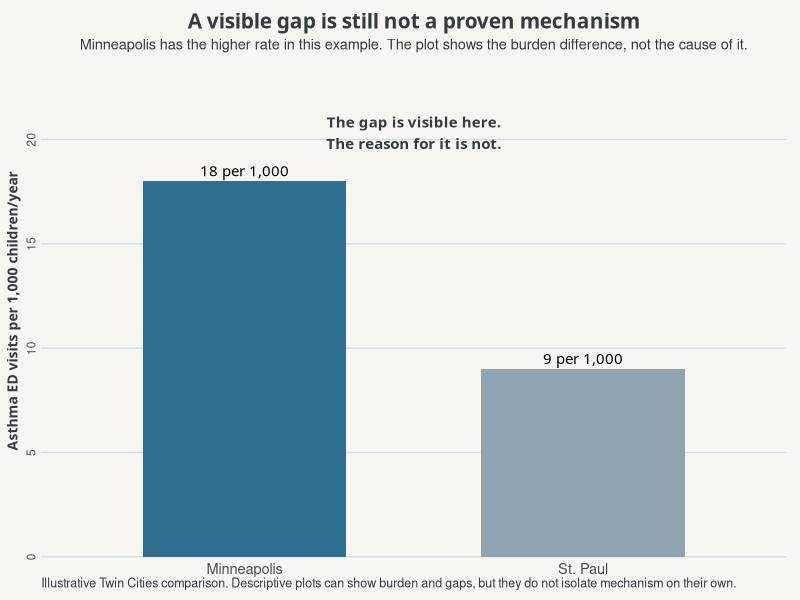

Generate this figure with R:
## ---- chunk 1
#| classes: bare-plot
#| echo: false
#| warning: false
#| message: false
#| fig-width: 10.2
#| fig-height: 5.2
#| out-width: "100%"
#| fig-align: center

library(ggplot2)
library(tibble)

COL_BG     <- "#f7f6f3"
COL_BAR_A  <- "#8FA3B0"
COL_BAR_B  <- "#2f6f8f"
COL_TEXT   <- "#343A40"
COL_GRID   <- "#cfdceb"

Plot_theme <- function(
  base_family = "Avenir Next",
  heading_family = "Trebuchet MS",
  base_size = 12
) {
  theme_minimal(base_size = base_size, base_family = base_family) %+replace% theme(
    plot.background  = element_rect(fill = COL_BG, color = NA),
    panel.background = element_rect(fill = COL_BG, color = NA),
    text = element_text(color = COL_TEXT),
    panel.grid.major.y = element_line(color = COL_GRID, linewidth = 0.45),
    panel.grid.major.x = element_blank(),
    panel.grid.minor = element_blank(),
    axis.line = element_blank(),
    axis.ticks = element_blank(),
    axis.text.x = element_text(size = 10.5),
    axis.text.y = element_text(size = 8.5, angle = 90, vjust = 0.5),
    axis.title.x = element_blank(),
    axis.title.y = element_text(
      family = heading_family,
      face = "bold",
      angle = 90,
      size = 10,
      margin = margin(r = 4)
    ),
    plot.title = element_text(
      family = heading_family,
      face = "bold",
      size = 15,
      margin = margin(b = 4)
    ),
    plot.subtitle = element_text(size = 10.5, margin = margin(b = 10)),
    plot.caption = element_text(size = 9, hjust = 0),
    legend.position = "none",
    plot.margin = margin(t = 8, r = 10, b = 8, l = 4)
  )
}

df <- tibble(
  city = c("St. Paul", "Minneapolis"),
  rate = c(9, 18),
  label = c("9 per 1,000", "18 per 1,000")
)

ggplot(df, aes(x = city, y = rate, fill = city)) +
  geom_col(width = 0.60) +
  geom_text(
    aes(label = label),
    vjust = -0.5,
    size = 3.8,
    family = "Avenir Next"
  ) +
  annotate(
    "text", x = 1.5, y = 20.3,
    label = "The gap is visible here.\nThe reason for it is not.",
    family = "Trebuchet MS", fontface = "bold", size = 3.8, color = COL_TEXT
  ) +
  scale_fill_manual(values = c("St. Paul" = COL_BAR_A, "Minneapolis" = COL_BAR_B)) +
  scale_y_continuous(
    breaks = seq(0, 20, by = 5),
    expand = expansion(mult = c(0, 0.16))
  ) +
  coord_cartesian(clip = "off") +
  labs(
    y = "Asthma ED visits per 1,000 children/year",
    title = "A visible gap is still not a proven mechanism",
    subtitle = "Minneapolis has the higher rate in this example. The plot shows the burden difference, not the cause of it.",
    caption = "Illustrative Twin Cities comparison. Descriptive plots can show burden and gaps, but they do not isolate mechanism on their own."
  ) +
  Plot_theme()
